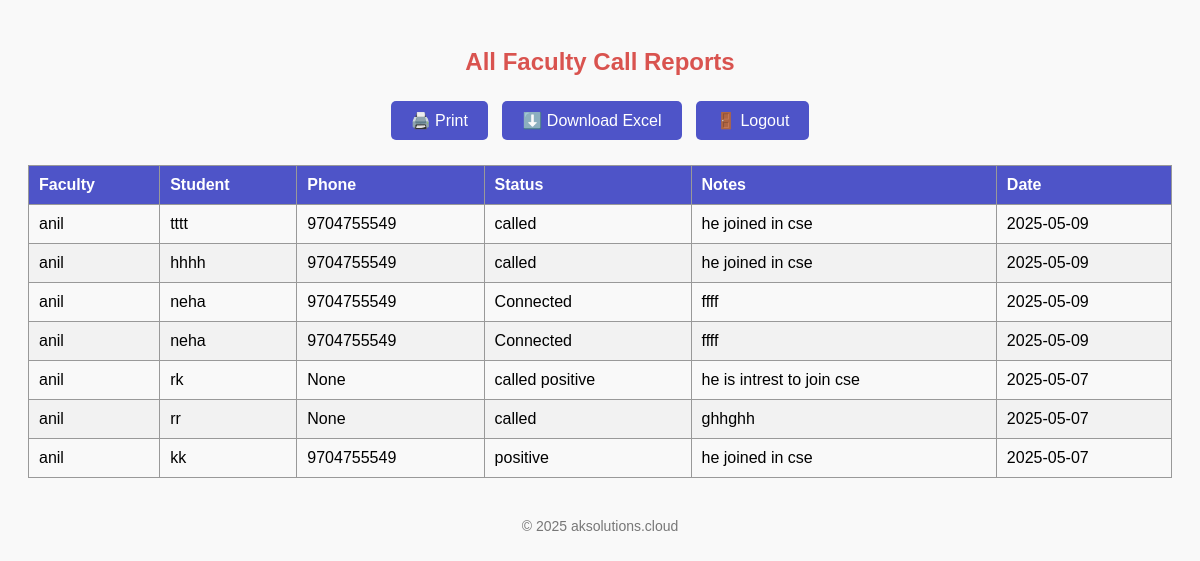
The page /faculty/1 (signed in) on the database its author committed.
### tables this page shows
CREATE TABLE calls (
            id INTEGER PRIMARY KEY AUTOINCREMENT,
            user_id INTEGER,
            student TEXT,
            status TEXT,
            notes TEXT,
            call_date TEXT, phone_number TEXT,
            FOREIGN KEY (user_id) REFERENCES users(id)
        );

CREATE TABLE users (
            id INTEGER PRIMARY KEY AUTOINCREMENT,
            username TEXT NOT NULL,
            password TEXT NOT NULL,
            is_admin INTEGER DEFAULT 0
        , role TEXT NOT NULL DEFAULT 'faculty');

### app.py (the view)
@app.route('/faculty/<int:user_id>')
def faculty_report(user_id):
    if 'user_id' not in session or session.get('is_admin') != 1:
        return redirect('/')
    conn = get_db()
    c = conn.cursor()
    c.execute('SELECT username FROM users WHERE id=?', (user_id,))
    selected_user = c.fetchone()[0]
    c.execute('''SELECT DISTINCT u.id, u.username FROM users u
                 JOIN calls c ON u.id = c.user_id WHERE u.is_admin = 0''')
    faculty_list = c.fetchall()
    c.execute('''SELECT u.username, c.student, c.phone_number, c.status, c.notes, c.call_date
                 FROM calls c JOIN users u ON c.user_id = u.id
                 WHERE u.id=? ORDER BY c.call_date DESC''', (user_id,))
    reports = c.fetchall()
    conn.close()
    return render_template('report.html', reports=reports, faculty_list=faculty_list, selected_user=selected_user)

### app.py (called while the page is built)
def get_db():
    return sqlite3.connect(DATABASE)

### templates/report.html (shortened to what this page needs)
<!DOCTYPE html>
<html>
<head>
</head>
<body>
    <h2>All Faculty Call Reports</h2>
    <div class="button-group">
        <button class="btn" onclick="window.print()">🖨️ Print</button>
        <a href="/export_excel"><button class="btn">⬇️ Download Excel</button></a>
        <a href="/logout"><button class="btn">🚪 Logout</button></a>
    </div>
    <table id="reportTable">
        <thead>
            <tr>
                <th>Faculty</th>
                <th>Student</th>
                <th>Phone</th>
                <th>Status</th>
                <th>Notes</th>
                <th>Date</th>
            </tr>
        </thead>
        <tbody>
            {% for row in reports %}
            <tr>
                <td>{{ row[0] }}</td>
                <td>{{ row[1] }}</td>
                <td>{{ row[2] }}</td>
                <td>{{ row[3] }}</td>
                <td>{{ row[4] }}</td>
                <td>{{ row[5] }}</td>
            </tr>
            {% endfor %}
        </tbody>
    </table>
    <footer>
        © 2025 <a href="https://aksolutions.cloud" target="_blank">aksolutions.cloud</a>
    </footer>
</body>
</html>

### templates/report.html (style rules this page uses)
body { font-family: Arial, sans-serif; padding: 20px; background-color: #f9f9f9; }
h2 { text-align: center; color: #d9534f; margin-bottom: 20px; }
.button-group { text-align: center; margin-bottom: 20px; }
.btn { padding: 10px 20px; background-color: #4e54c8; color: white; border: none; border-radius: 5px; margin: 5px; cursor: pointer; font-size: 16px; }
table { width: 100%; border-collapse: collapse; margin-top: 10px; }
th, td { padding: 10px; border: 1px solid #999; text-align: left; cursor: pointer; }
th { background-color: #4e54c8; color: white; }
tr:nth-child(even) { background-color: #f2f2f2; }
footer { text-align: center; margin-top: 40px; font-size: 14px; color: #777; }
footer a { color: #777; text-decoration: none; }

### rows shown on the page
calls: username "anil", student "tttt", phone_number "9704755549", status "called", notes "he joined in cse", call_date "2025-05-09"
calls: username "anil", student "hhhh", phone_number "9704755549", status "called", notes "he joined in cse", call_date "2025-05-09"
calls: username "anil", student "neha", phone_number "9704755549", status "Connected", notes "ffff", call_date "2025-05-09"
calls: username "anil", student "neha", phone_number "9704755549", status "Connected", notes "ffff", call_date "2025-05-09"
calls: username "anil", student "rk", row "None", status "called positive", notes "he is intrest to join cse", call_date "2025-05-07"
calls: username "anil", student "rr", row "None", status "called", notes "ghhghh", call_date "2025-05-07"
calls: username "anil", student "kk", phone_number "9704755549", status "positive", notes "he joined in cse", call_date "2025-05-07"
